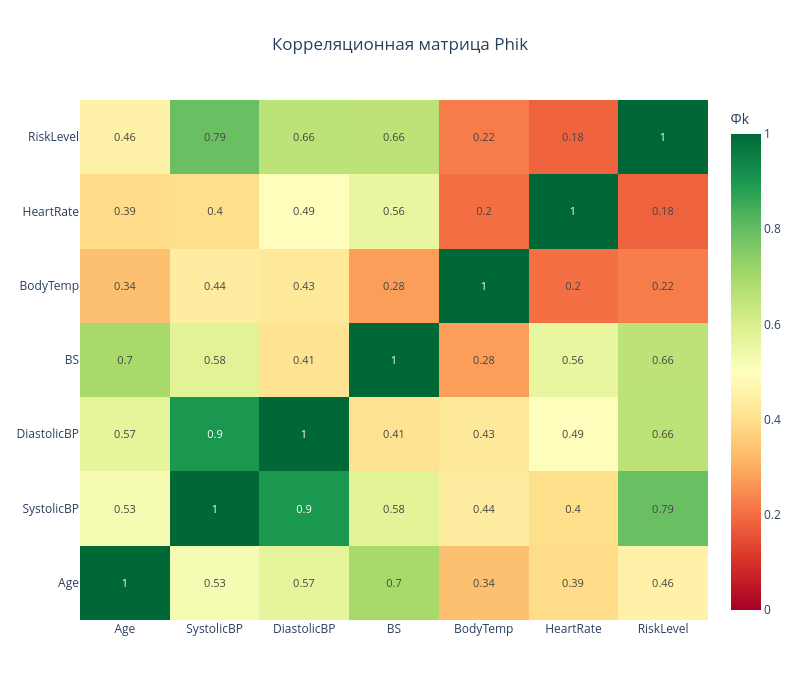

The cell this chart's notebook holds for it:
### Markdown cell above
## 4. Корреляционный анализ (Phik)

### Code cell
interval_cols = df.select_dtypes(include=np.number).columns.tolist()
fig = plot_phik_correlation(df, interval_cols)
fig.show()

### Figure 1 — Plotly figure (JSON) as saved in the notebook; plotly's stock layout.template omitted (floating-point values rounded to 4 significant figures)
{"data": [{"colorbar": {"title": {"text": "Φk"}}, "colorscale": [[0, "rgb(165,0,38)"], [0.1, "rgb(215,48,39)"], [0.2, "rgb(244,109,67)"], [0.3, "rgb(253,174,97)"], [0.4, "rgb(254,224,139)"], [0.5, "rgb(255,255,191)"], [0.6, "rgb(217,239,139)"], [0.7, "rgb(166,217,106)"], [0.8, "rgb(102,189,99)"], [0.9, "rgb(26,152,80)"], [1, "rgb(0,104,55)"]], "hovertemplate": "<b>%{y}</b> ↔ <b>%{x}</b><br>Φk = %{z:.3f}<extra></extra>", "text": [[1.0, 0.53, 0.57, 0.7, 0.34, 0.39, 0.46], [0.53, 1.0, 0.9, 0.58, 0.44, 0.4, 0.79], [0.57, 0.9, 1.0, 0.41, 0.43, 0.49, 0.66], [0.7, 0.58, 0.41, 1.0, 0.28, 0.56, 0.66], [0.34, 0.44, 0.43, 0.28, 1.0, 0.2, 0.22], [0.39, 0.4, 0.49, 0.56, 0.2, 1.0, 0.18], [0.46, 0.79, 0.66, 0.66, 0.22, 0.18, 1.0]], "textfont": {"size": 11}, "texttemplate": "%{text}", "type": "heatmap", "x": ["Age", "SystolicBP", "DiastolicBP", "BS", "BodyTemp", "HeartRate", "RiskLevel"], "y": ["Age", "SystolicBP", "DiastolicBP", "BS", "BodyTemp", "HeartRate", "RiskLevel"], "z": [[1.0, 0.5254, 0.567, 0.6963, 0.3356, 0.3922, 0.4567], [0.5254, 1.0, 0.9008, 0.5772, 0.4432, 0.3983, 0.7929], [0.567, 0.9008, 1.0, 0.4128, 0.43, 0.4941, 0.6566], [0.6963, 0.5772, 0.4128, 1.0, 0.2751, 0.5587, 0.6578], [0.3356, 0.4432, 0.43, 0.2751, 1.0, 0.2049, 0.2234], [0.3922, 0.3983, 0.4941, 0.5587, 0.2049, 1.0, 0.1825], [0.4567, 0.7929, 0.6566, 0.6578, 0.2234, 0.1825, 1.0]], "zmax": 1, "zmin": 0}], "layout": {"height": 700, "title": {"text": "Корреляционная матрица Phik", "x": 0.5}, "width": 800}}
